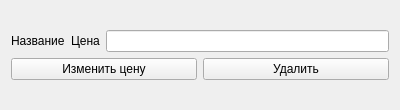
<?xml version="1.0" encoding="UTF-8"?>
<ui version="4.0">
 <class>ItemService</class>
 <widget class="QWidget" name="ItemService">
  <property name="geometry">
   <rect>
    <x>0</x>
    <y>0</y>
    <width>400</width>
    <height>110</height>
   </rect>
  </property>
  <property name="windowTitle">
   <string>Form</string>
  </property>
  <layout class="QVBoxLayout" name="verticalLayout_2">
   <item>
    <layout class="QVBoxLayout" name="verticalLayout">
     <item>
      <layout class="QHBoxLayout" name="horizontalLayout_2">
       <item>
        <widget class="QLabel" name="label">
         <property name="text">
          <string>Название</string>
         </property>
        </widget>
       </item>
       <item>
        <layout class="QHBoxLayout" name="horizontalLayout">
         <item>
          <widget class="QLabel" name="label_2">
           <property name="text">
            <string>Цена</string>
           </property>
          </widget>
         </item>
         <item>
          <widget class="QLineEdit" name="lineEdit"/>
         </item>
        </layout>
       </item>
      </layout>
     </item>
     <item>
      <layout class="QHBoxLayout" name="horizontalLayout_3">
       <item>
        <widget class="QPushButton" name="pushButton">
         <property name="text">
          <string>Изменить цену</string>
         </property>
        </widget>
       </item>
       <item>
        <widget class="QPushButton" name="pushButton_2">
         <property name="text">
          <string>Удалить</string>
         </property>
        </widget>
       </item>
      </layout>
     </item>
    </layout>
   </item>
  </layout>
 </widget>
 <resources/>
 <connections/>
</ui>
